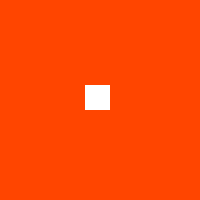
Frame 1 (no input)
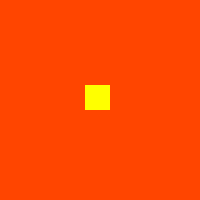
Frame 60 (the mouse pressed at the canvas centre just before this capture)
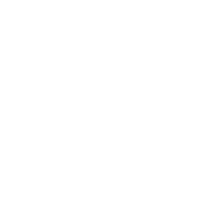
Frame 120 (the mouse held since frame 60 and released just before this capture)

The Processing sketch that drew these frames (run headless with seeded random() and noise(); from frame 60 on, the mouse is pressed at the canvas centre):

// Processing sketch: processing_97479
// ── processing_97479.pde

// Cindy Feijó, 2S2012
// Reforço 3 - original
// Usando cores quentes

void setup () { 
size (200,200);
background (255, 69, 0); // Orange Red
noStroke (); //quadrado delimitado pela própria cor
}

void draw (){ //campo da interatividade
 int x = mouseX; 
 int y = mouseY;
  background (255, 69, 0); // até encostar no quadrado, o fundo é laranja
  rect (85,85, 25,25); // quadrado amarelo do meio
  fill (255,255,0); //Yellow 1
{
  if (x>=85 && x<=110 && y>=85 && y<=110) // se o mouse encostar na região de x, que varia entre 85 e 110 (dimensões do quadradinho), e o mesmo para y:
  background (255); //tudo fica branco!
}
}
